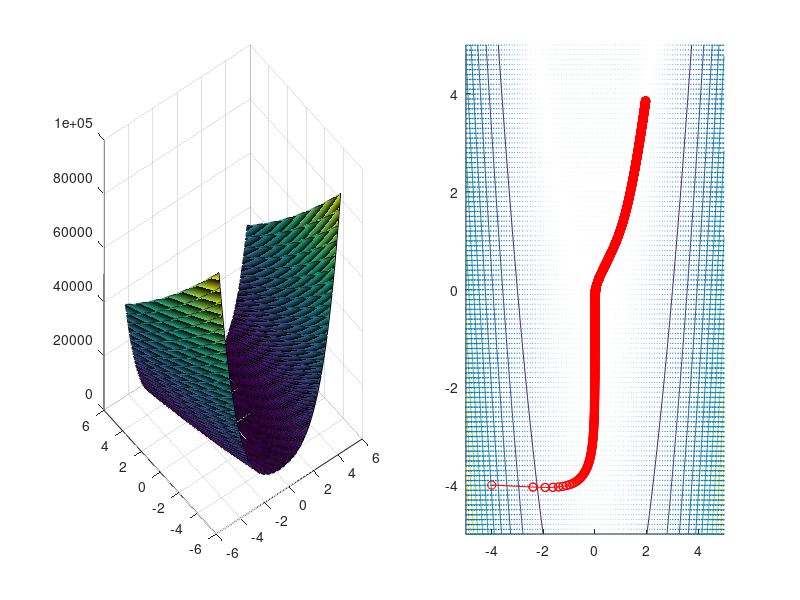

Recreate this plot in MATLAB.
function GradientDescent
    figure(1);
    [X, Y] = meshgrid(-5:.1:5);
    Z = 100 .* (Y - X .^ 2) .^ 2 + (1 - X) .^ 2;
    subplot(1, 2, 1);
    surf(X, Y, Z);
    subplot(1, 2, 2);
    hold on;
    contour(X, Y, Z);
    [dX, dY] = gradient(Z, .1, .1);
    quiver(X, Y, dX, dY);
    
    start_point = [-4, -4];
    previous_point = start_point;
    next_point = start_point; 
    
    iterations = 2000;
    step_size = 0.00005;
    
    for i = 1:iterations
       next_point = previous_point - step_size .* function_gradient(previous_point);
       plot([previous_point(1), next_point(1)], [previous_point(2), next_point(2)],'r', ...
            [previous_point(1), next_point(1)], [previous_point(2), next_point(2)],'ro')
       previous_point = next_point;
    end
    next_point
end

function g = function_gradient(x)
    g(1) = 400 * x(1) ^ 3 - 400 * x(1) * x(2) + 2 * x(1) - 2;
    g(2) = -200 * x(1) * 2 + 200 * x(2);
end